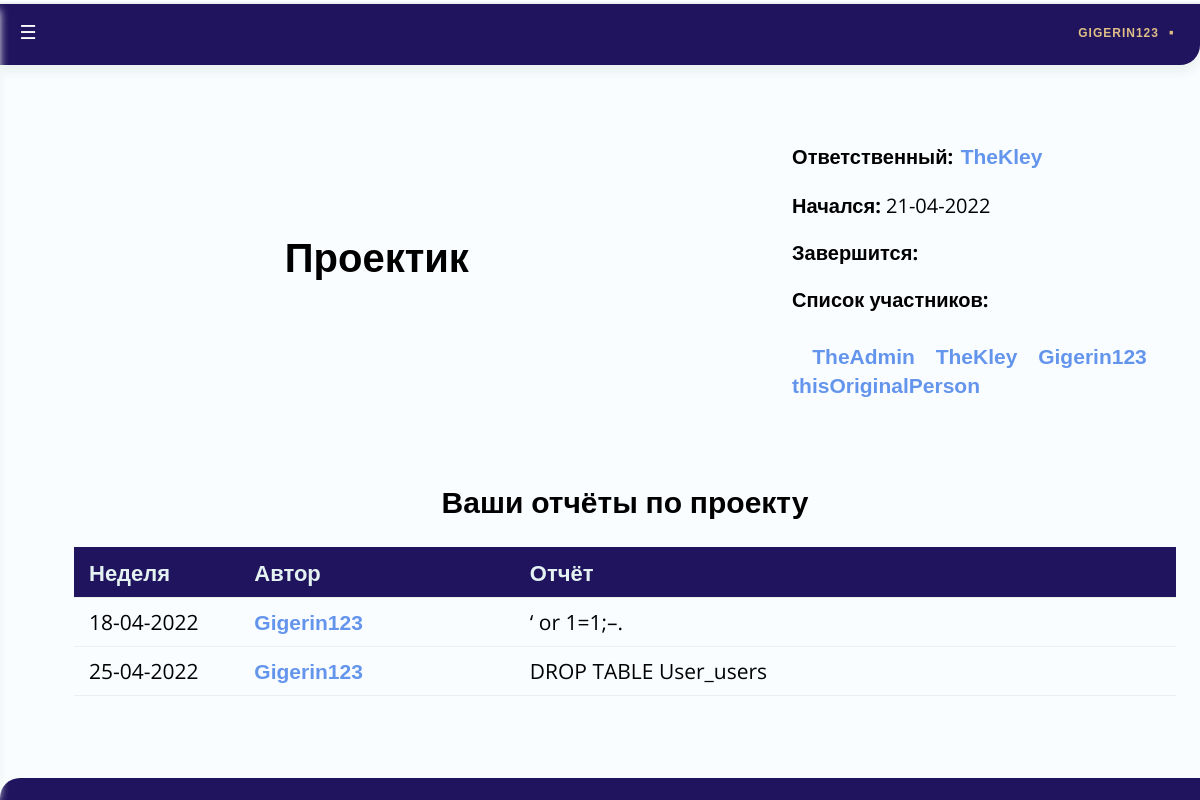
Page /TeleBot/project/3 (signed in) on the committed database.
### Users/models.py (models this page shows, shortened)
class User(AbstractUser):
	personal_token = models.UUIDField(default=uuid.uuid4, help_text="Unique ID for this particular book across whole library")
	telegram_id = models.BigIntegerField(primary_key=True, unique=True)
	def __str__(self):
		return self.username
	def get_absolute_url(self):
		return reverse('user-detail', args=[str(self.telegram_id)])
	def is_verified(self):
		return (self.is_active) or (self.is_staff)

### Projects/models.py (models this page shows, shortened)
class Project(models.Model):
	name = models.CharField(unique = True, max_length=200)
	start_date = models.DateField(default = datetime.now, null=True, blank=True)
	end_date = models.DateField(null=True, blank=True)
	users = models.ManyToManyField(User)
	responsible_user = models.ForeignKey(User, related_name="responsible", on_delete=models.SET_NULL, null=True)
	def status(self):
		if not self.start_date or date.today()< self.start_date:
			return 'Не начался'
		if self.end_date is None or self.start_date <= date.today() < self.end_date:
			return 'В процессе'
		if date.today() >= self.end_date:
			return 'Завершился'

### Reports/models.py (models this page shows, shortened)
class Report(models.Model):
	user = models.ForeignKey(User, on_delete=models.SET_NULL, null=True)
	project = models.ForeignKey(Project, on_delete=models.SET_NULL, null=True)
	report_date = models.DateField(default = date.today)
	message = models.TextField(max_length=1000, help_text="Write any additional comments")

### Projects/views.py (the view)
# urls.py: urlpatterns += [re_path(r'^project/(?P<pk>\d+)$', Projects.views.project_detail, name='project-detail'),]
@user_passes_test(User.is_verified)
def project_detail(request,pk):
	try:
		project=Project.objects.get(pk=pk)
	except Project.DoesNotExist:
		raise Http404("Такого проекта не существует!")
	if request.user.is_staff or request.user in project.users.all():
		if request.user.is_staff or request.user == project.responsible_user:
			reports = project.report_set.all()
		else:
			reports = project.report_set.all().filter(user=request.user)
		return render(
			request,
			'Projects/project_detail.html',
			context={'project':project, 'reports':reports}
		)
	else:
		return HttpResponseRedirect(reverse('projects'))

### TeleBot/templates/Projects/project_detail.html (shortened to what this page needs)
{% extends "base_generic.html" %}
{% block head %}
{% load static %}
{% endblock %}
{% block content %}
	<table class="empty" align = center width = 100% >
		<tr class="empty">
			<td class="empty" width = 55%>
				<h1 align = center>{{ project.name }} </h1>
			</td>
			<td class="empty" width = 10%></td>
			<td class="empty" width = 35%>
				<p><strong>Ответственный:</strong><big><big> </big></big><a class = "mya" href="{{ project.responsible_user.get_absolute_url }}">{{ project.responsible_user }}</a></p>
				<p><strong>
					{% if project.status == "Не начался" %} Начнётся:
					{% else %} Начался:
					{% endif %}
				</strong>{{ project.start_date|date:'d-m-Y'}}</p>
				<p><strong>
					{% if project.status == "Завершился" %} Завершился:
					{% else %} Завершится:
					{% endif %}
				</strong> {{ project.end_date|date:'d-m-Y'}}</p>
				<p><strong>Список участников:</strong></p> <big><big>  </big></big>
				{% for user in project.users.all %}
					<a class = "mya" href="{{ user.get_absolute_url }}">{{user.username}}</a>
				{% endfor %}
			</td>
		</tr>
	</table>
	<br><br>
    <h2 align = center>{% if user.is_staff or user == project.responsible_user %}Все{% else %}Ваши{% endif %} отчёты по проекту</h2>
	{% if reports %}
	<table align = center width = 85% cellspacing="0" border="2" id="myTable" class="table">
    <thead>
		<tr>
			<th width = 15% onclick="sortTable(0)" align=center>Неделя</th>
			<th width = 25% onclick="sortTable(1)" align=left>Автор</th>
			<th width = 70% onclick="sortTable(2)" align=center>Отчёт</th>
		</tr>
        </thead>
        <tbody>
    {% for report in reports %}
		<tr>
			<td align=center>{{report.report_date|date:'d-m-Y'}}</td>
			<td><a class = "mya" href="{{ report.user.get_absolute_url }}">{{report.user}}</a>
			<td>{{report.message}}</ul>
		<tr>
	{% endfor %}
    </tbody>
	</table>
	{% else %}
	<br><br><br>
	<h3 align = center>(которых нет)</h3>
	{% endif %}
{% endblock %}

### TeleBot/templates/base_generic.html (shortened to what this page needs)
<!DOCTYPE html>
<html>
<head>
{% load static %}
</head>
<body>
<nav>
  <ul class="topmenu">
    &emsp;<li><a href="{{user.get_absolute_url}}" class="active">{{request.user.username}}</a>
    </li>
  </ul>
</nav>
<div class="navbar1">
  <a href="#wrong"></a>
</div>
<div id="main">
  {% block content %} {% endblock %}
</div>
{%if request.user.is_staff%}
	<nav class="nav">
        <label for="nav-toggle" class="nav-toggle" onclick></label>
        <h2 class="logo">
            <a href="{{request.user.get_absolute_url}}">Администратор</a>
        </h2>
        <ul>
  			<li> <a href="{% url 'projects'%}">Проекты</a>
  			<li> <a href="{% url 'reports'%}">Отчеты</a>
            <li> <a href="{% url 'users'%}">Пользователи</a>
        </ul>
    </nav>
{%else%}
	<nav class="nav">
        <label for="nav-toggle" class="nav-toggle" onclick></label>
    </nav>
{%endif%}
</body>
</html>

### TeleBot/templates/Projects/project_detail.html (style rules this page uses)
.table { width: 100%; border: none; border-collapse: collapse; margin-bottom: 20px; }
.table thead th { font-weight: bold; text-align: left; border: none; color: #e4f2f2; padding: 10px 15px; background: #21145e; font-size: 22px; border-left: 0px solid #ddd; border-right: 0px solid #ddd; }
.table tbody td { text-align: left; border-left: 0px solid #ddd; border-right: 0px solid #ddd; padding: 10px 15px; font-size: 21px; vertical-align: top; color:#000; }
.table thead tr th:first-child, .table tbody tr td:first-child { border-left: 0px solid #21145e; }
.table thead tr th:last-child, .table tbody tr td:last-child { border-right: 0px solid #21145e; }
.table tbody tr:nth-child(even) { background: #f2f5fc; }
table.empty { border: none; }
td.empty { border: none; align: center; }
a.mya { font-family:Arial; font-weight: bold; text-decoration: none; color:#6495ed; font-size:21px; }

### rows in the picture
User: user.username "GIGERIN123", username "Gigerin123"
Project: name "Проектик", responsible_user "TheKley", start_date "21-04-2022"
User: username "TheAdmin"
User: username "TheKley"
User: username "thisOriginalPerson"
Report: report_date "18-04-2022", user "Gigerin123", message "‘ or 1=1;–."
Report: report_date "25-04-2022", user "Gigerin123", message "DROP TABLE User_users"
